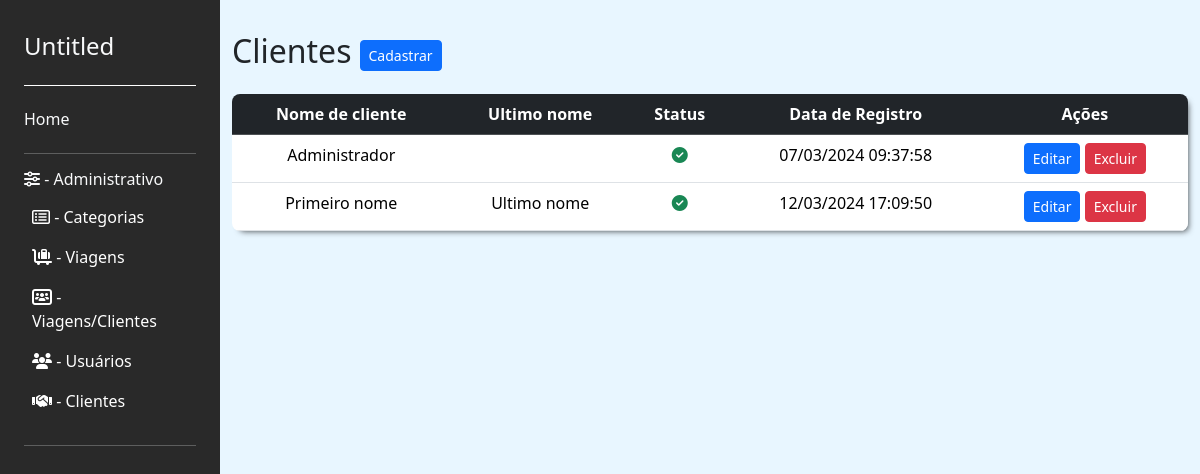
The page /user/listar_clientes/ on the database as committed earlier.
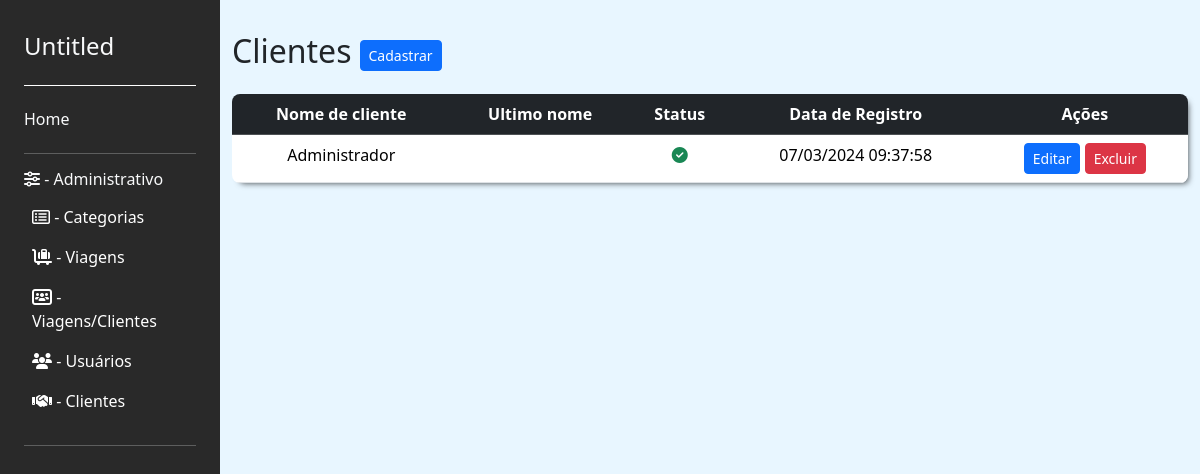
The same page on the database as committed later.
### user/models.py (models this page shows, shortened)
class Cliente(models.Model):
    user = models.OneToOneField(User, on_delete=models.CASCADE)
    rg = models.CharField(max_length=20, blank=True, null=True)
    cpf = models.CharField(max_length=14, blank=True, null=True)
    telefone = models.CharField(max_length=15, blank=True, null=True)
    data_nascimento = models.DateField(null=False)
    GENERO_CHOICES = (
        ('M', 'Masculino'),
        ('F', 'Feminino'),
        ('O', 'Outro')
    )
    genero = models.CharField(max_length=1, choices=GENERO_CHOICES)
    update_at = models.DateTimeField(auto_now=True)
    created_at = models.DateTimeField(auto_now_add=True)

### user/views.py (the view)
# urls.py: path('listar_clientes/', listar_clientes, name='listar_clientes'),
def listar_clientes(request):
    clientes = Cliente.objects.all()
    return render(request, 'cliente/listar_clientes.html', {'clientes': clientes})

### user/templates/cliente/listar_clientes.html (shortened to what this page needs)
{% extends 'base.html' %}
{% block content %}
<div class="main-content" id="mainContent">
  <div class="d-flex align-items-center">
    <h2 class="me-2">Clientes</h2>
    <a href="{% url 'user:cadastrar_cliente' %}">
      <button class="btn btn-sm btn-primary">Cadastrar</button>
    </a>
  </div>
  <div class="table-container mt-3">
    <table class="table  text-center" style="margin-bottom: 0;">
      <thead class="table-dark">
        <tr>
          <th>Nome de cliente</th>
          <th>Ultimo nome</th>
          <th>Status</th>
          <th>Data de Registro</th>
          <th>Ações</th>
        </tr>
      </thead>
      <tbody>
        {% for cliente in clientes %}
          <tr>
            <td>{{ cliente.user.first_name }}</td>
            <td>{{ cliente.user.last_name }}</td>
            <td>
              {% if cliente.user.is_active %}
                <i class="fa-solid fa-circle-check text-success"></i>
              {% else %}
                <i class="fa-solid fa-circle-xmark text-danger"></i>
              {% endif %}
            </td>
            <td>{{ cliente.user.date_joined|date:"d/m/Y H:i:s" }}</td>
            <td>
              <button type="button" class="btn btn-sm btn-primary">
                Editar
              </button>
              <button type="button" class="btn btn-sm btn-danger">
                Excluir
              </button>
            </td>
          </tr>
        {% endfor %}
      </tbody>
    </table>
  </div>
</div>
{% endblock content %}

Rows that differ between the two databases and show on the page:
removed Cliente: user.first_name "Primeiro nome", user.last_name "Ultimo nome", user.date_joined "12/03/2024 17:09:50"
